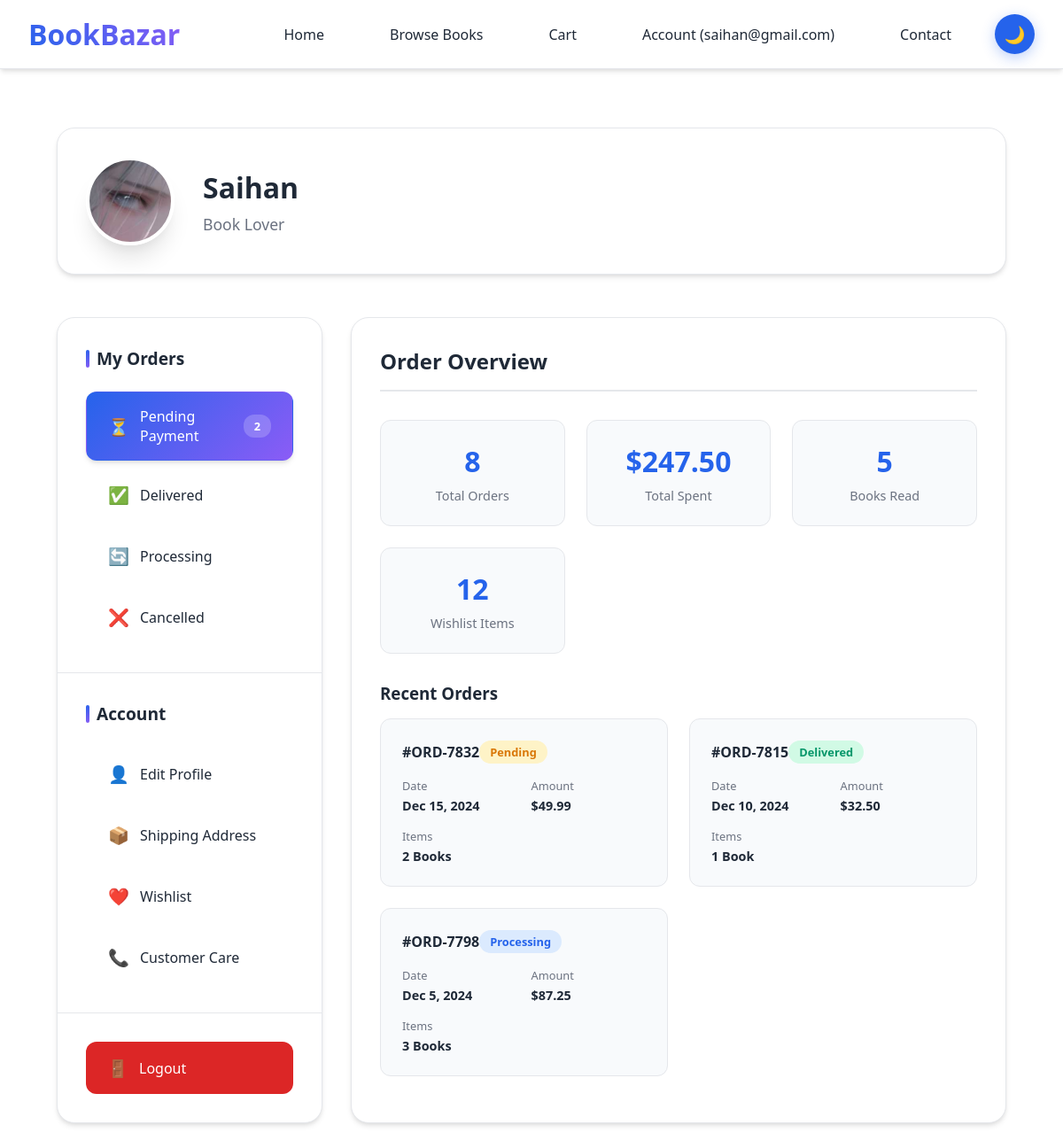
The app's page /users/profile/ (signed in) with its own data.
### users/models.py (models this page shows, shortened)
class CustomUser(AbstractUser):
    username = None
    email = models.EmailField(_('email address'), unique=True)
    USERNAME_FIELD = 'email'
    REQUIRED_FIELDS = []
    objects = CustomUserManager()

class UserProfile(models.Model):
    user = models.OneToOneField(
        CustomUser,
        on_delete=models.CASCADE,
        related_name='profile'
    )
    first_name = models.CharField(max_length=30, blank=True)
    last_name = models.CharField(max_length=30, blank=True)
    phone = models.CharField(max_length=20, blank=True)
    birthdate = models.DateField(null=True, blank=True)
    profile_photo = models.ImageField(
        upload_to=user_profile_photo_path,
        blank=True,
        null=True
    )
    newsletter = models.BooleanField(default=True)
    order_updates = models.BooleanField(default=True)
    promotions = models.BooleanField(default=False)
    LANGUAGE_CHOICES = [
        ('en', 'English'),
        ('es', 'Spanish'),
        ('fr', 'French'),
        ('de', 'German'),
    ]
    language = models.CharField(
        max_length=10,
        choices=LANGUAGE_CHOICES,
        default='en'
    )
    CURRENCY_CHOICES = [
        ('usd', 'USD ($)'),
        ('eur', 'EUR (€)'),
        ('gbp', 'GBP (£)'),
    ]
    currency = models.CharField(
        max_length=3,
        choices=CURRENCY_CHOICES,
        default='usd'
    )
    created_at = models.DateTimeField(auto_now_add=True)
    updated_at = models.DateTimeField(auto_now=True)
    class Meta:
        verbose_name = _('User Profile')
        verbose_name_plural = _('User Profiles')

### users/views.py (the view)
# urls.py: path('profile/', views.profile_view, name='profile'),
@login_required
def profile_view(request):
    profile, created = UserProfile.objects.get_or_create(user=request.user)
    context = {
        'user': request.user,
        'categories': [],  # Add empty categories to avoid template errors
        'featured_books': [],  # Add empty featured_books to avoid template errors
    }
    return render(request, 'users/profile.html', context)

### eco/context_processors.py (called while the page is built)
def cart_count(request):
    cart_count = 0
    if request.user.is_authenticated:
        try:
            try:
                cart = Cart.objects.get(user=request.user)
                cart_count = cart.total_items
            except Cart.DoesNotExist:
                order_qs = Order.objects.filter(user=request.user, ordered=False)
                if order_qs.exists():
                    order = order_qs[0]
                    cart_count = order.items.count()
        except Exception as e:
            cart_count = 0
    return {'cart_count': cart_count}

### eco/models.py (called while the page is built)
    @property
    def total_items(self):
        return sum(item.quantity for item in self.items.all())

### templates/users/profile.html (shortened to what this page needs)
{% extends "eco/base.html" %}
{% block content %}
<div class="profile-container">
    <div class="profile-header">
        <div class="avatar-large {% if user.profile.profile_photo %}has-photo{% endif %}"
             style="{% if user.profile.profile_photo %}background-image: url('{{ user.profile.profile_photo.url }}');{% endif %}">
        </div>
        <div class="user-info">
            <h1 class="user-name">
            </h1>
            <p class="user-title">Book Lover</p>
        </div>
    </div>
    <div class="profile-grid">
        <div class="sidebar">
            <div class="sidebar-section">
                <h3 class="sidebar-title">My Orders</h3>
                <div class="menu-grid">
                    <a href="#" class="menu-item active">
                        <span class="menu-icon">⏳</span>
                        <span class="menu-text">Pending Payment</span>
                        <span class="menu-badge">2</span>
                    </a>
                    <a href="#" class="menu-item">
                        <span class="menu-icon">✅</span>
                        <span class="menu-text">Delivered</span>
                        <span class="menu-badge">5</span>
                    </a>
                    <a href="#" class="menu-item">
                        <span class="menu-icon">🔄</span>
                        <span class="menu-text">Processing</span>
                        <span class="menu-badge">1</span>
                    </a>
                    <a href="#" class="menu-item">
                        <span class="menu-icon">❌</span>
                        <span class="menu-text">Cancelled</span>
                        <span class="menu-badge">0</span>
                    </a>
                </div>
            </div>
            <div class="sidebar-section">
                <h3 class="sidebar-title">Account</h3>
                <div class="menu-grid">
                    <a href="{% url 'users:profile_edit' %}" class="menu-item">
                        <span class="menu-icon">👤</span>
                        <span class="menu-text">Edit Profile</span>
                    </a>
                    <a href="#" class="menu-item">
                        <span class="menu-icon">📦</span>
                        <span class="menu-text">Shipping Address</span>
                    </a>
                    <a href="#" class="menu-item">
                        <span class="menu-icon">❤️</span>
                        <span class="menu-text">Wishlist</span>
                        <span class="menu-badge">3</span>
                    </a>
                    <a href="#" class="menu-item">
                        <span class="menu-icon">📞</span>
                        <span class="menu-text">Customer Care</span>
                    </a>
                </div>
            </div>
            <div class="sidebar-section">
                <a href="{% url 'users:logout' %}" class="logout-btn">
                    <span class="menu-icon">🚪</span>
                    <span class="menu-text">Logout</span>
                </a>
            </div>
        </div>
        <div class="content-area">
            <div class="content-header">
                <h2 class="content-title">Order Overview</h2>
            </div>
            <div class="stats-grid">
                <div class="stat-card">
                    <div class="stat-number">8</div>
                    <div class="stat-label">Total Orders</div>
                </div>
                <div class="stat-card">
                    <div class="stat-number">$247.50</div>
                    <div class="stat-label">Total Spent</div>
                </div>
                <div class="stat-card">
                    <div class="stat-number">5</div>
                    <div class="stat-label">Books Read</div>
                </div>
                <div class="stat-card">
                    <div class="stat-number">12</div>
                    <div class="stat-label">Wishlist Items</div>
                </div>
            </div>
            <h3 style="margin-bottom: 1rem; color: var(--text-color);">Recent Orders</h3>
            <div class="orders-grid">
                <div class="order-card">
                    <div class="order-header">
                        <span class="order-id">#ORD-7832</span>
                        <span class="order-status status-pending">Pending</span>
                    </div>
                    <div class="order-details">
                        <div class="order-detail">
                            <span class="detail-label">Date</span>
                            <span class="detail-value">Dec 15, 2024</span>
                        </div>
                        <div class="order-detail">
                            <span class="detail-label">Amount</span>
                            <span class="detail-value">$49.99</span>
                        </div>
                        <div class="order-detail">
                            <span class="detail-label">Items</span>
                            <span class="detail-value">2 Books</span>
                        </div>
                    </div>
                </div>
                <div class="order-card">
                    <div class="order-header">
                        <span class="order-id">#ORD-7815</span>
                        <span class="order-status status-delivered">Delivered</span>
                    </div>
                    <div class="order-details">
                        <div class="order-detail">
                            <span class="detail-label">Date</span>
                            <span class="detail-value">Dec 10, 2024</span>
                        </div>
                        <div class="order-detail">
                            <span class="detail-label">Amount</span>
                            <span class="detail-value">$32.50</span>
                        </div>
                        <div class="order-detail">
                            <span class="detail-label">Items</span>
                            <span class="detail-value">1 Book</span>
                        </div>
                    </div>
                </div>
                <div class="order-card">
                    <div class="order-header">
                        <span class="order-id">#ORD-7798</span>
                        <span class="order-status status-processing">Processing</span>
                    </div>
                    <div class="order-details">
                        <div class="order-detail">
                            <span class="detail-label">Date</span>
                            <span class="detail-value">Dec 5, 2024</span>
                        </div>
                        <div class="order-detail">
                            <span class="detail-label">Amount</span>
                            <span class="detail-value">$87.25</span>
                        </div>
                        <div class="order-detail">
                            <span class="detail-label">Items</span>
                            <span class="detail-value">3 Books</span>
                        </div>
                    </div>
                </div>
            </div>
        </div>
    </div>
</div>
{% endblock %}

### templates/eco/base.html (shortened to what this page needs)
<!DOCTYPE html>
<html lang="en">
<head>
</head>
<body>
    <nav class="navbar">
        <div class="nav-container">
            <div class="logo">BookBazar</div>
            <ul class="nav-links">
                <li><a href="/">Home</a></li>
                <li><a href="/products/">Browse Books</a></li>
                <li><a href="/order-summary/">Cart</a></li>
                <li>
                    {% if user.is_authenticated %}
                        <a href="/users/profile/">Account ({{ user.email }})</a>
                    {% else %}
                        <a href="/users/login/">Account</a>
                    {% endif %}
                </li>
                <li><a href="/contact/">Contact</a></li>
                <li>
                    <button id="darkModeToggle" class="dark-mode-btn" title="Toggle dark mode">
                        <span class="dark-mode-icon">🌙</span>
                    </button>
                </li>
            </ul>
        </div>
    </nav>
    <div class="main-content">
        {% block content %}{% endblock %}
    </div>
</body>
</html>

### templates/eco/base.html (style rules this page uses)
:root { --primary: #2563eb; --primary-light: #3b82f6; --secondary: #10b981; --accent: #8b5cf6; --dark: #1f2937; --light: #ffffff; --gray-light: #f8fafc; --gray: #6b7280; --border: #e5e7eb; --bg-color: #ffffff; --text-color: #1f2937; --card-bg: #ffffff; --nav-bg: rgba(255, 255, 255, 0.95); --shadow: 0 4px 6px -1px rgba(0, 0, 0, 0.1), 0 2px 4px -1px rgba(0, 0, 0, 0.06); --shadow-lg: 0 20px 25px -5px rgba(0, 0, 0, 0.1), 0 10px 10px -5px rgba(0, 0, 0, 0.04); }
* { margin: 0; padding: 0; box-sizing: border-box; font-family: 'Segoe UI', system-ui, sans-serif; }
body { background: var(--bg-color); color: var(--text-color); min-height: 100vh; overflow-x: hidden; transition: all 0.3s ease; }
.navbar { background: var(--nav-bg); backdrop-filter: blur(20px); border-bottom: 1px solid var(--border); padding: 1rem 2rem; position: fixed; width: 100%; top: 0; z-index: 1000; box-shadow: var(--shadow); transition: all 0.3s ease; }
.nav-container { max-width: 1200px; margin: 0 auto; display: flex; justify-content: space-between; align-items: center; }
.logo { font-size: 2rem; font-weight: 800; background: linear-gradient(45deg, var(--primary), var(--accent)); -webkit-background-clip: text; -webkit-text-fill-color: transparent; }
.nav-links { display: flex; gap: 1.5rem; list-style: none; align-items: center; }
.nav-links a { color: var(--text-color); text-decoration: none; padding: 0.75rem 1.5rem; border-radius: 25px; transition: all 0.3s ease; font-weight: 500; border: 1px solid transparent; position: relative; }
.nav-links a::after { content: ''; position: absolute; bottom: 0; left: 50%; width: 0; height: 2px; background: var(--primary); transition: all 0.3s ease; transform: translateX(-50%); }
.dark-mode-btn { background: var(--primary); border: none; border-radius: 50%; width: 45px; height: 45px; cursor: pointer; display: flex; align-items: center; justify-content: center; font-size: 1.2rem; transition: all 0.3s ease; box-shadow: 0 4px 15px rgba(37, 99, 235, 0.3); }
.main-content { margin-top: 80px; padding: 2rem; background: var(--bg-color); transition: all 0.3s ease; }

### records on screen
CustomUser: email "saihan@gmail.com", profile_photo (picture)
